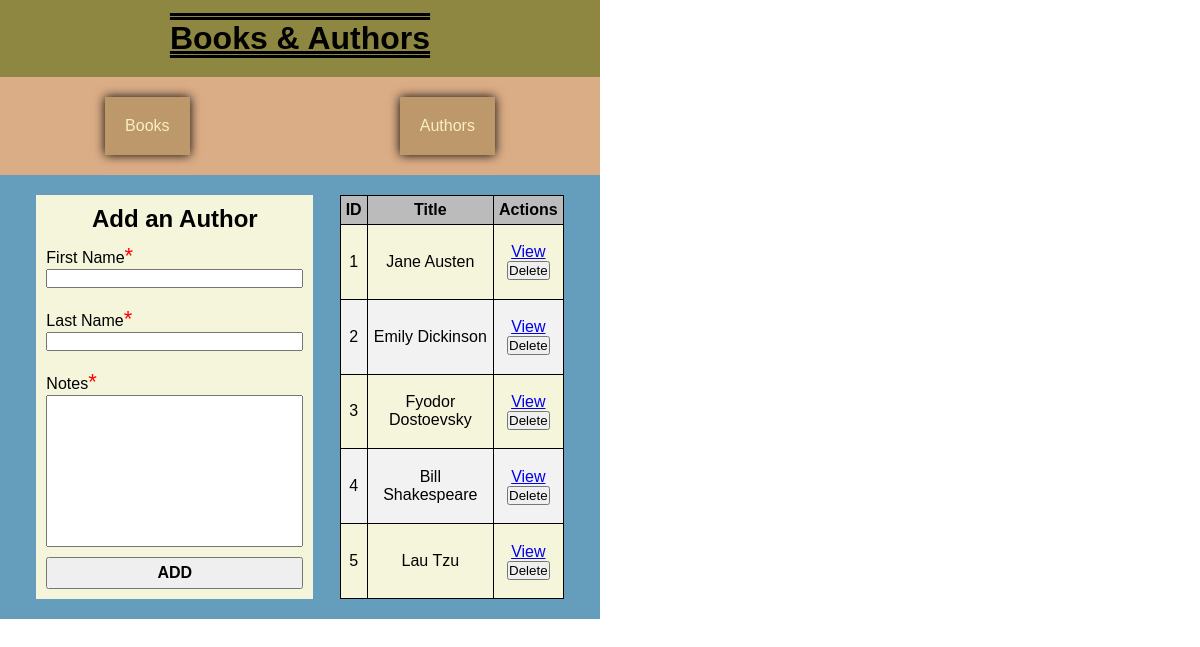
Page /authors on the earlier database version.
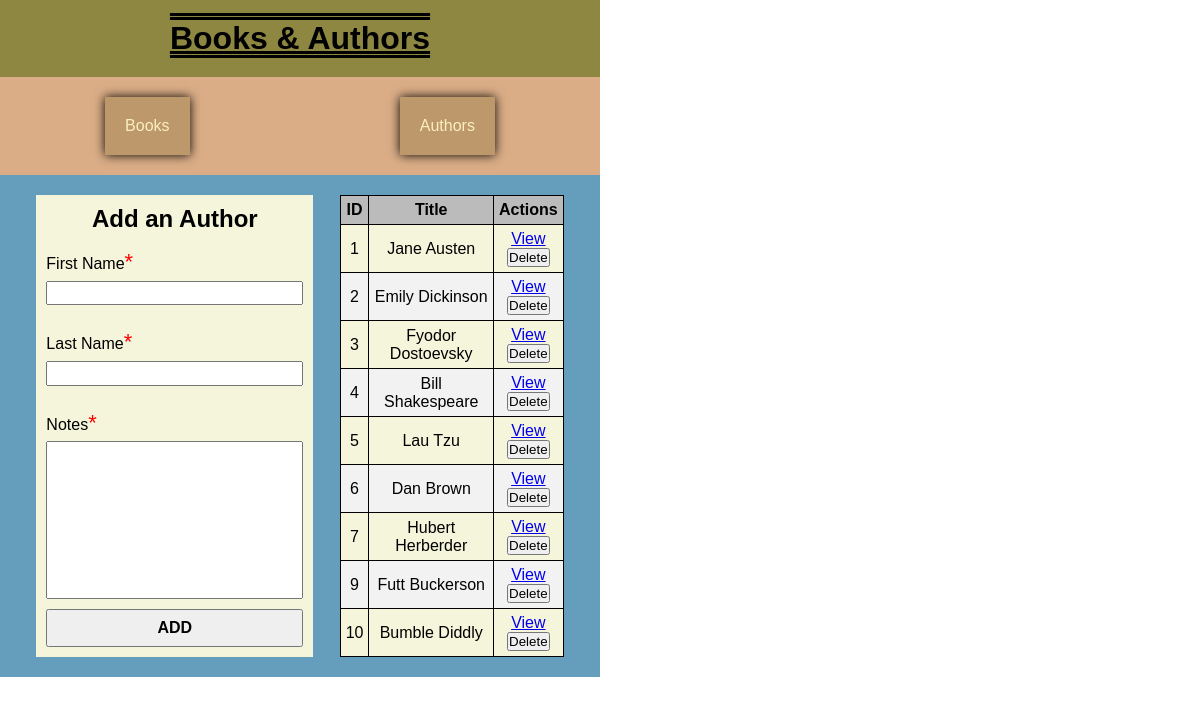
Same page on the later database version.
### books_authors_app/models.py (models this page shows, shortened)
class Author(models.Model):
    first_name = CharField(max_length=45)
    last_name = CharField(max_length=45)
    notes = TextField(default="Author notes here")
    books = ManyToManyField(Book, related_name="authors")
    created_at = DateTimeField(auto_now_add=True)
    updated_at = DateTimeField(auto_now=True)
    def get_full_name(self):
        return f"{self.first_name} {self.last_name}"

### books_authors_app/views.py (the view)
# urls.py: path('authors', views.add_object_page),
def add_object_page(request):
    print("Rendering add_object_page")
    current_class = request.get_full_path()[1:]
    cols = 30
    rows = 10
    print("Current_class: " + current_class)
    if current_class == 'books' or current_class == "":
        context = {
            'header': 'Add a Book',
            'form_fields':
                f"""<label for="title">Title<span class="star">*</span></label>
                <input required type="text" id="title" name="title">
                <br>
                <label for="description">Description<span class="star">*</span></label>
                <textarea required name="description" id="description" cols="{cols}" rows="{rows}"></textarea>
                <input type="hidden" name="object_type" value="book">""",
            'table': Book.objects.all()
        }
    elif current_class == 'authors':
        context = {
            'header': 'Add an Author',
            'form_fields':
                f"""<label for="first_name">First Name<span class="star">*</span></label>
                <input required type="text" id="first_name" name="first_name">
                <br>
                <label for="last_name">Last Name<span class="star">*</span></label>
                <input required type="text" id="last_name" name="last_name">
                <br>
                <label for="notes">Notes<span class="star">*</span></label>
                <textarea required name="notes" id="notes" cols="{cols}" rows="{rows}"></textarea>
                <input type="hidden" name="object_type" value="author">""",
            'table': Author.objects.all()
        }
    else:
        return HttpResponse("<h1>Error 404</h1>")
    context['current_path'] = current_class
    return render(request, 'add_object_page.html', context)

### books_authors_app/templates/add_object_page.html (shortened to what this page needs)
<!DOCTYPE html>
<html lang="en">
<head>
    {% load static %}
    <link rel="stylesheet" type="text/css" href="{% static 'style.css' %}">
</head>
<body>
    <div id="wrapper">
        <div id="header">
            <h1>Books & Authors</h1>
            <div id="navbar">
                <a href="/books">Books</a>
                <a href="/authors">Authors</a>
            </div>
        </div>
        <div id="main-content">
            <form class="add-item" method="POST">
                <h2>{{header}}</h2>
                {% autoescape off %}
                    {{form_fields}}
                {% endautoescape %}
                <input type="submit" class="add-object" value="ADD">
            </form>
            <table class="db-list">
                <thead>
                    <tr>
                        <th>ID</th>
                        <th>Title</th>
                        <th>Actions</th>
                    </tr>
                </thead>
                <tbody>
                    {% for obj in table %}
                        <tr>
                            <td>{{obj.id}}</td>
                            <td>{{obj.get_full_name}}</td>
                            <td>
                                <a href="{{current_path}}/{{obj.id}}">View</a>
                                <form>
                                    <input type="submit" class="delete-object" value="Delete">
                                </form>
                            </td>
                        </tr>
                    {% endfor %}
                </tbody>
            </table>
        </div>
    </div>
</body>
</html>

### books_authors_app/static/style.css (style rules this page uses)
* { margin: 0px; padding: 0px; }
#wrapper { background-color: #659DBD; font-family: sans-serif; width: 600px; }
#header { background-color: #8d8741; text-align: center; }
#header h1 { padding: 20px; text-decoration: overline underline; text-decoration-style: double; }
#navbar { background-color: #DAAD86; padding: 20px 0px; margin: 0px; display: flex; justify-content: space-around; width: 100%; }
#navbar a { text-decoration: none; background-color: #BC986A; color: #FBEEC1; padding: 20px; box-shadow: 0px 0px 10px black; }
#main-content { padding: 20px; display: flex; flex-wrap: wrap; justify-content: space-evenly; }
#main-content h2 { width: 100%; text-align: center; }
.add-item { background-color: beige; display: grid; vertical-align: top; margin-right: 10px; padding: 10px; }
.add-item h2 { text-align: center; margin-bottom: 10px; }
.add-item textarea { resize: none; }
.add-item input[type=submit] { margin-top: 10px; padding: 5px; font-weight: bold; font-size: 16px; }
.db-list { background-color: beige; width: 40%; border-collapse: collapse; }
tr, th, td { border: 1px solid black; padding: 5px; }
th { background-color: rgb(187, 187, 187); }
td { text-align: center; }
tr:nth-child(even) { background-color: #f2f2f2; }
.star { color: red; font-size: 22px; }

Differences in the rows shown:
added Author: id "6", get_full_name "Dan Brown"
added Author: id "7", get_full_name "Hubert Herberder"
added Author: id "9", get_full_name "Futt Buckerson"
added Author: id "10", get_full_name "Bumble Diddly"
